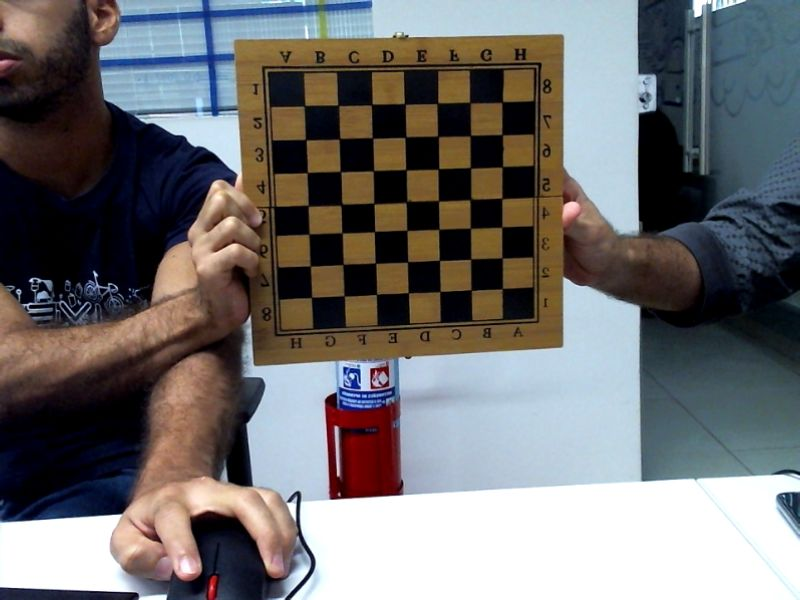
#> input picture calibracao/webcam-toy-foto1.jpg, 800 x 600 px; its folder holds 5 pictures in this run
$ python calibracao.py
#> lines starting #> are read from the running program, lines starting #| are printed output that depends on the picture; after the words box and inside, x2 and y2 are one past the last pixel; in counts of white or black regions, pixels touching at a corner belong together
import numpy as np
import cv2
import glob

# termination criteria
criteria = (cv2.TERM_CRITERIA_EPS + cv2.TERM_CRITERIA_MAX_ITER, 30, 0.001)

# prepare object points, like (0,0,0), (1,0,0), (2,0,0) ....,(6,5,0)
objp = np.zeros((7*7,3), np.float32)
objp[:,:2] = np.mgrid[0:7,0:7].T.reshape(-1,2)

# Arrays to store object points and image points from all the images.
objpoints = [] # 3d point in real world space
imgpoints = [] # 2d points in image plane.

images = glob.glob('calibracao/*.jpg')
count =0
for fname in images:
    count += 1
    img = cv2.imread(fname)
#> img is the input picture: shape (600, 800, 3); mean B, G, R 112.4, 111.8, 113.4
    gray = cv2.cvtColor(img,cv2.COLOR_BGR2GRAY)
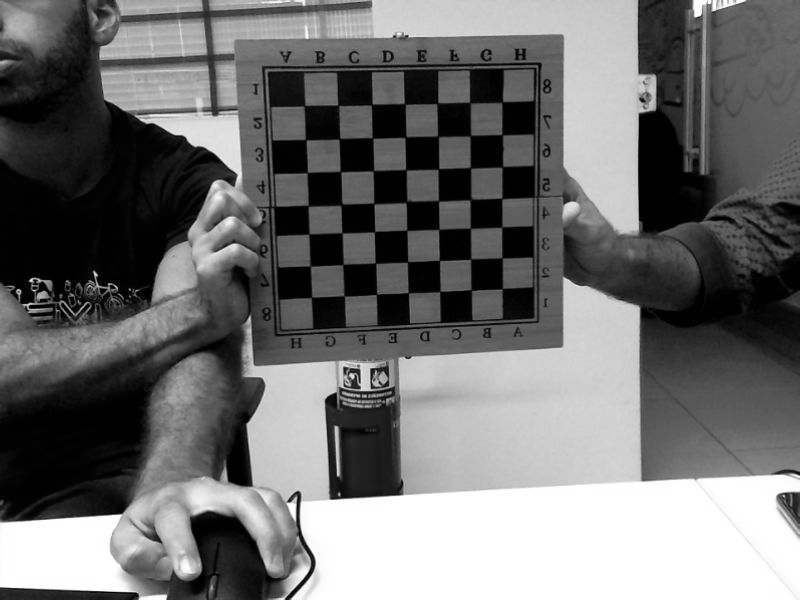
#> gray: shape (600, 800); min 0, max 255, mean 112.3

    # Find the chess board corners
    ret, corners = cv2.findChessboardCorners(gray, (7,7),None)
#> ret = True; corners = 49 rows, first 8: [304.5, 105.6], [337.7, 104.8], [372.2, 104], [404.1, 103.4], [437.9, 102.6], [469.2, 102], [502.7, 101.6], [305.9, 139.8]
    print("aaa")
    # If found, add object points, image points (after refining them)
    if ret == True:
        print("aa")
        objpoints.append(objp)

        corners2 = cv2.cornerSubPix(gray,corners,(11,11),(-1,-1),criteria)
#> corners2 = 49 rows, first 8: [304.5, 105.7], [338.2, 105.4], [371.7, 104.5], [404.7, 103.9], [437.4, 103.2], [469.8, 102.5], [502.2, 101.9], [305.7, 139.7]
        imgpoints.append(corners2)

        # Draw and display the corners
        img = cv2.drawChessboardCorners(img, (7,7), corners2,ret)
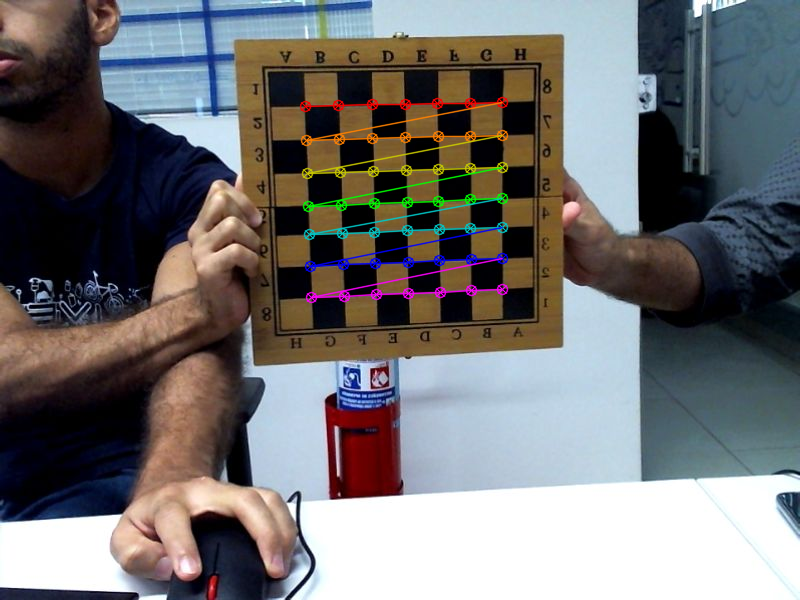
#> img: shape (600, 800, 3); 2.36% of pixels changed, all inside (x1, y1, x2, y2) = (299, 96, 509, 304)
        cv2.imshow('img',img)
        cv2.waitKey(50)
        cv2.imwrite('calibracao/result'+str(count)+'.png',img)
#> pass 2 of the loop `for fname in images:`:
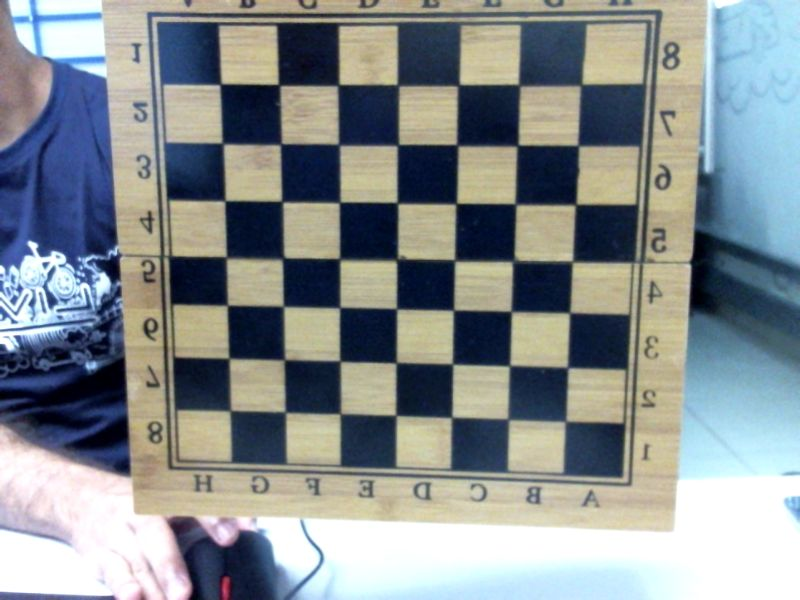
#> input picture calibracao/webcam-toy-foto10.jpg, 800 x 600 px
#> img is the input picture: shape (600, 800, 3); mean B, G, R 144.5, 142.1, 134.9
#> `gray = cv2.cvtColor(img,cv2.COLOR_BGR2GRAY)`:
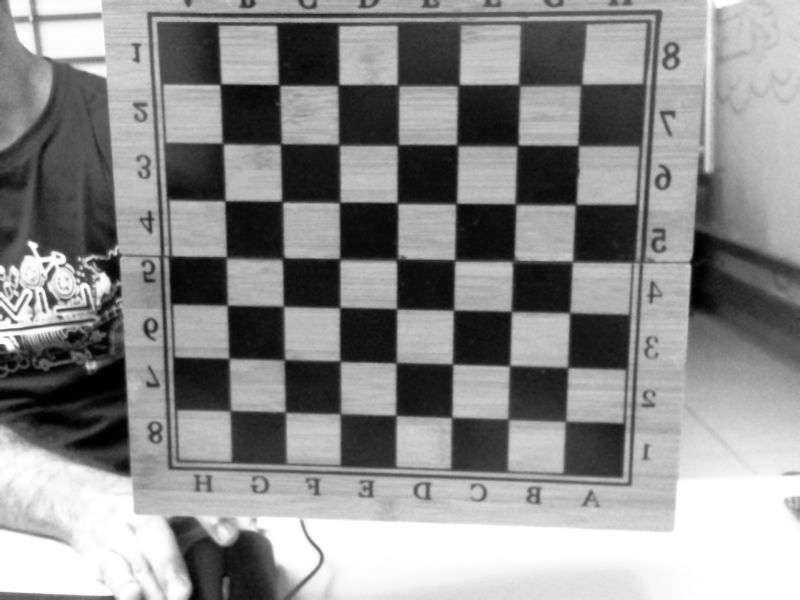
#> gray: shape (600, 800); min 0, max 255, mean 140.2
#> ret = False; corners = 48 rows, first 8: [581, 84.5], [518.5, 84.5], [577.5, 145], [458, 85], [517.5, 145.5], [457.5, 145], [398, 85], [575.5, 204.5]
#> pass 3 of the loop `for fname in images:`:
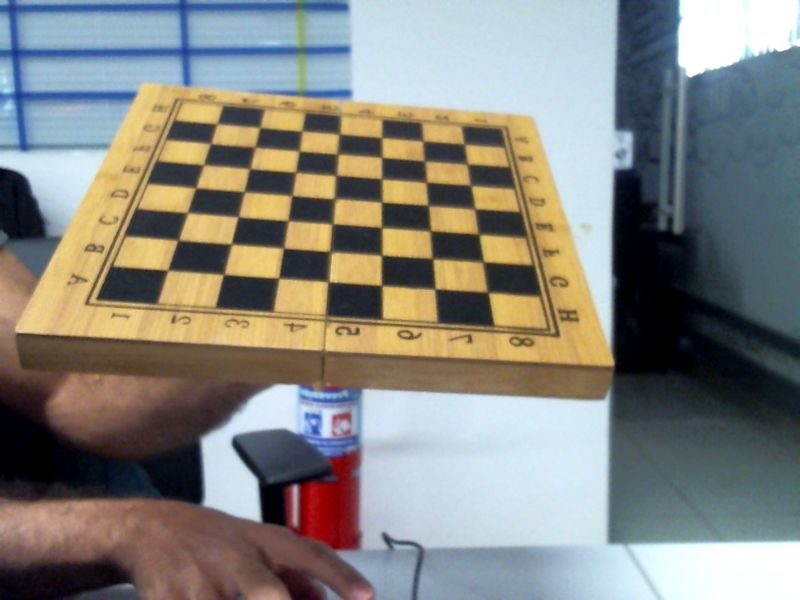
#> input picture calibracao/webcam-toy-foto11.jpg, 800 x 600 px
#> img is the input picture: shape (600, 800, 3); mean B, G, R 127.4, 133, 133.4
#> `gray = cv2.cvtColor(img,cv2.COLOR_BGR2GRAY)`:
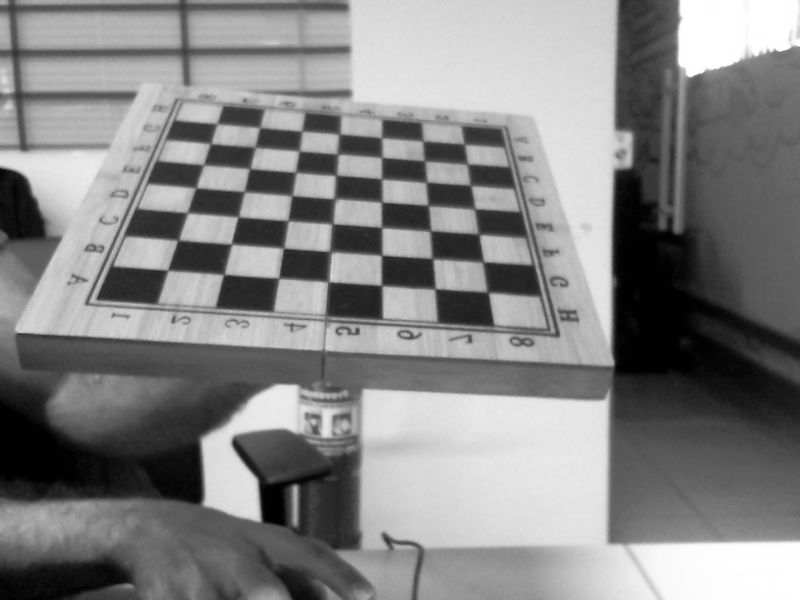
#> gray: shape (600, 800); min 0, max 255, mean 132.5
#> ret = True; corners = 49 rows, first 8: [219, 123.8], [259.7, 128.8], [301.6, 131.1], [338.5, 134.9], [381.7, 138.1], [422.9, 142.1], [465.1, 144.9], [210.5, 143.5]
#> corners2 = 49 rows, first 8: [216.9, 123.7], [259.8, 127.3], [301.8, 131.1], [339.4, 134.1], [381.6, 137.6], [423.1, 140.9], [464.3, 144.1], [210.5, 143.5]
#> `img = cv2.drawChessboardCorners(img, (7,7), corners2,ret)`:
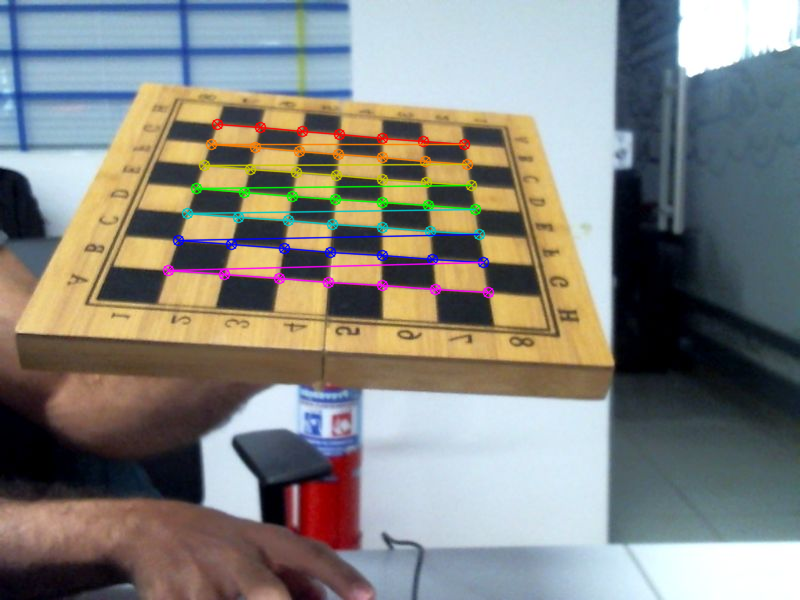
#> img: shape (600, 800, 3); 2.98% of pixels changed, all inside (x1, y1, x2, y2) = (162, 118, 495, 299)
#> the loop made 5 passes; the first 3 are shown


# calibração
ret, mtx, dist, rvecs, tvecs = cv2.calibrateCamera(objpoints, imgpoints, gray.shape[::-1],None,None)
img = cv2.imread('calibracao/webcam-toy-foto8.jpg')
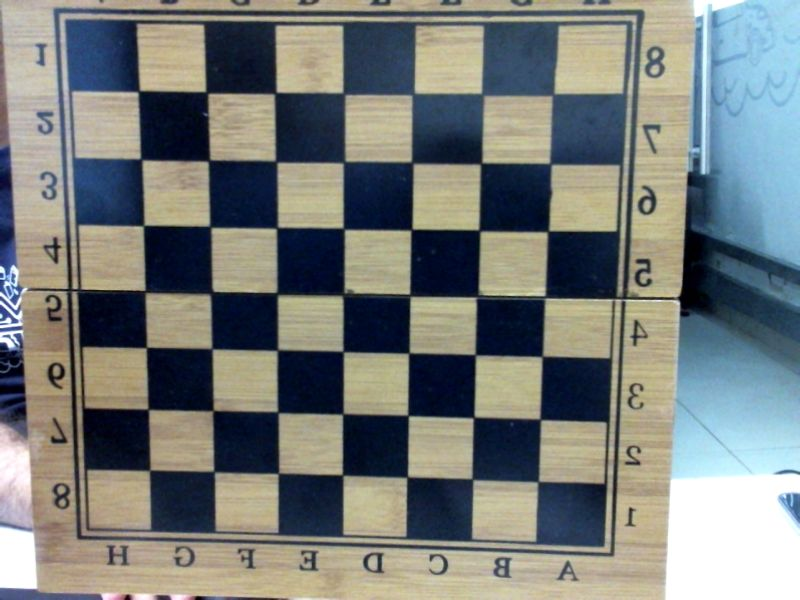
#> input picture calibracao/webcam-toy-foto8.jpg, 800 x 600 px
#> img is the input picture: shape (600, 800, 3); mean B, G, R 122.2, 124.6, 120.1
h,  w = img.shape[:2]
#> h = 600; w = 800
newcameramtx, roi=cv2.getOptimalNewCameraMatrix(mtx,dist,(w,h),0,(w,h))


# undistort
dst = cv2.undistort(img, mtx, dist, None, newcameramtx)
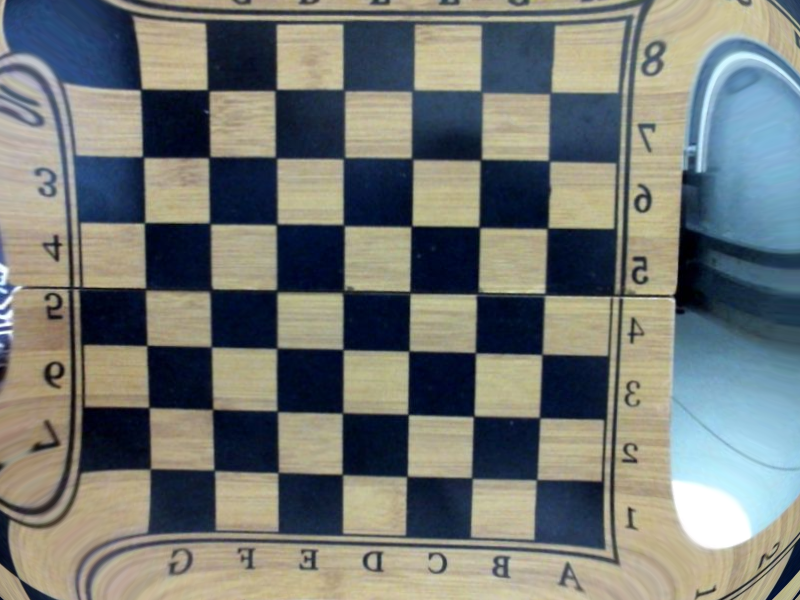
#> dst: shape (600, 800, 3); mean B, G, R 116.2, 119.7, 115.6
# crop the image
x,y,w,h = roi
dst = dst[y:y+h, x:x+w]
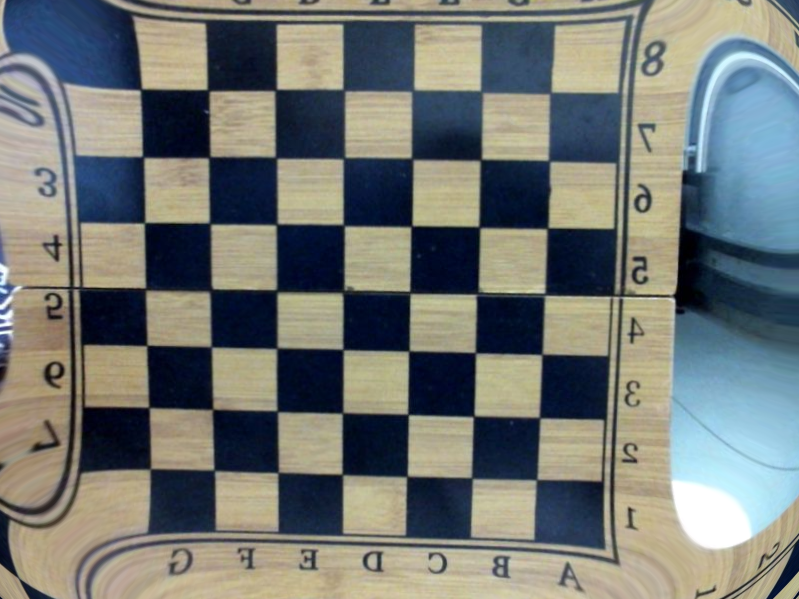
#> dst: shape (599, 799, 3); mean B, G, R 116.1, 119.6, 115.5
cv2.imwrite('calibracao/calibrado/undistort.png',dst)


# undistort
mapx,mapy = cv2.initUndistortRectifyMap(mtx,dist,None,newcameramtx,(w,h),5)
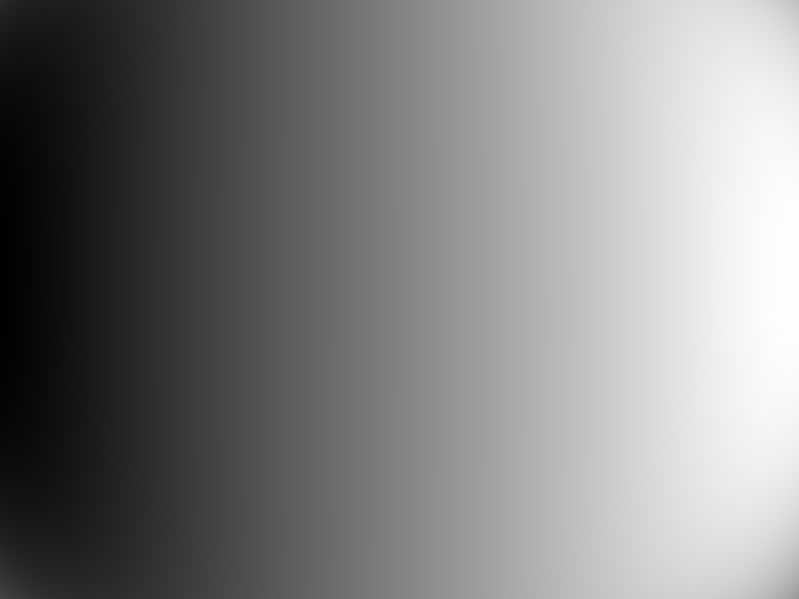
#> mapx: shape (599, 799) float32; min 14.08, max 765.1, mean 397.2; drawn with min black and max white
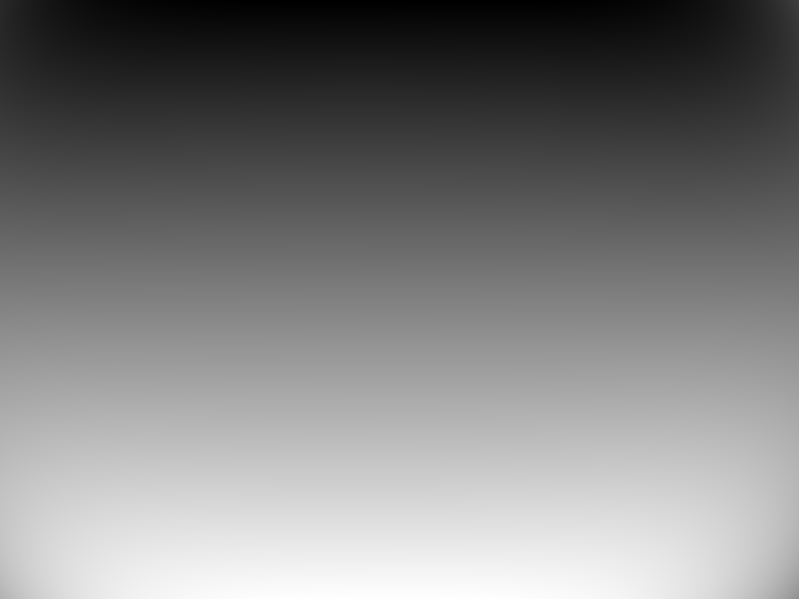
#> mapy: shape (599, 799) float32; min -0.0276, max 597.3, mean 298.6; drawn with min black and max white
dst = cv2.remap(img,mapx,mapy,cv2.INTER_LINEAR)

# crop the image
x,y,w,h = roi
dst = dst[y:y+h, x:x+w]
cv2.imwrite('calibracao/calibrado/remapping.png',dst)


#Error
mean_error = 0
tot_error= 0
print(len(objpoints))
for i in range(len(objpoints)):
    imgpoints2, _ = cv2.projectPoints(objpoints[i], rvecs[i], tvecs[i], mtx, dist)
    error = cv2.norm(imgpoints[i],imgpoints2, cv2.NORM_L2)/len(imgpoints2)
    tot_error += error

print ("total error: ", mean_error/len(objpoints))

cv2.destroyAllWindows()
